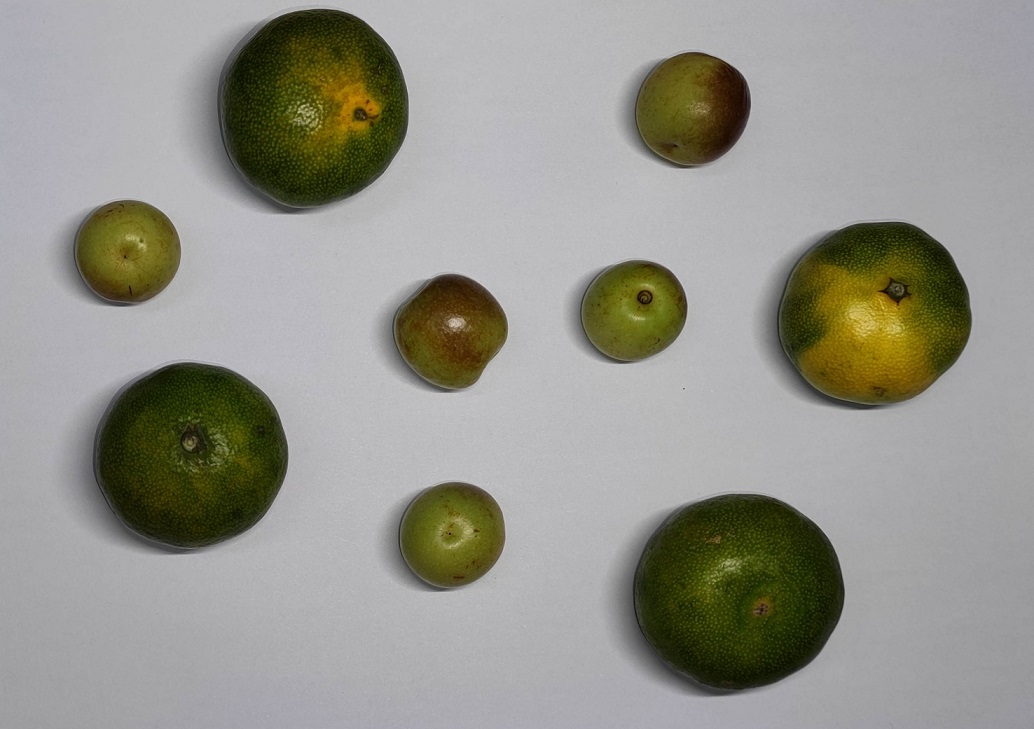
#> input picture 2021秋_视听觉信号处理/视觉部分/视觉实验二/tangerine&dates.jpg, 1034 x 729 px
$ python main.py
#> lines starting #> are read from the running program, lines starting #| are printed output that depends on the picture; after the words box and inside, x2 and y2 are one past the last pixel; in counts of white or black regions, pixels touching at a corner belong together
import numpy as np
import cv2 as cv


def distance(x1, y1, x2, y2):
    x1 = int(x1)
    y1 = int(y1)
    x2 = int(x2)
    y2 = int(y2)
    dis = ((x1 - x2) ** 2 + (y1 - y2) ** 2) ** 0.5
    return dis


def detect_fruit(img, minRadius, maxRadius, delta=50, width=7):
    circles = cv.HoughCircles(img, cv.HOUGH_GRADIENT, 1, 20,
                              param1=50, param2=30, minRadius=minRadius, maxRadius=maxRadius)
    circles = np.uint16(np.around(circles))

    circle_center = []
    center_copy = []

    for i in circles[0, :]:
        circle_center.append((i[0], i[1]))
        center_copy.append((i[0], i[1]))

    for i in range(len(circle_center)):
        for j in range(i + 1, len(circle_center)):
            x1, y1 = circle_center[i][0], circle_center[i][1]
            x2, y2 = circle_center[j][0], circle_center[j][1]
            if distance(x1, y1, x2, y2) < delta:
                center_copy.remove((circle_center[j][0], circle_center[j][1]))

    for i in range(len(center_copy)):
        cv.circle(img, center_copy[i], maxRadius, (0, 0, 0), width)

    return img, len(center_copy)


if __name__ == '__main__':
    img = cv.imread('tangerine&dates.jpg', 0)
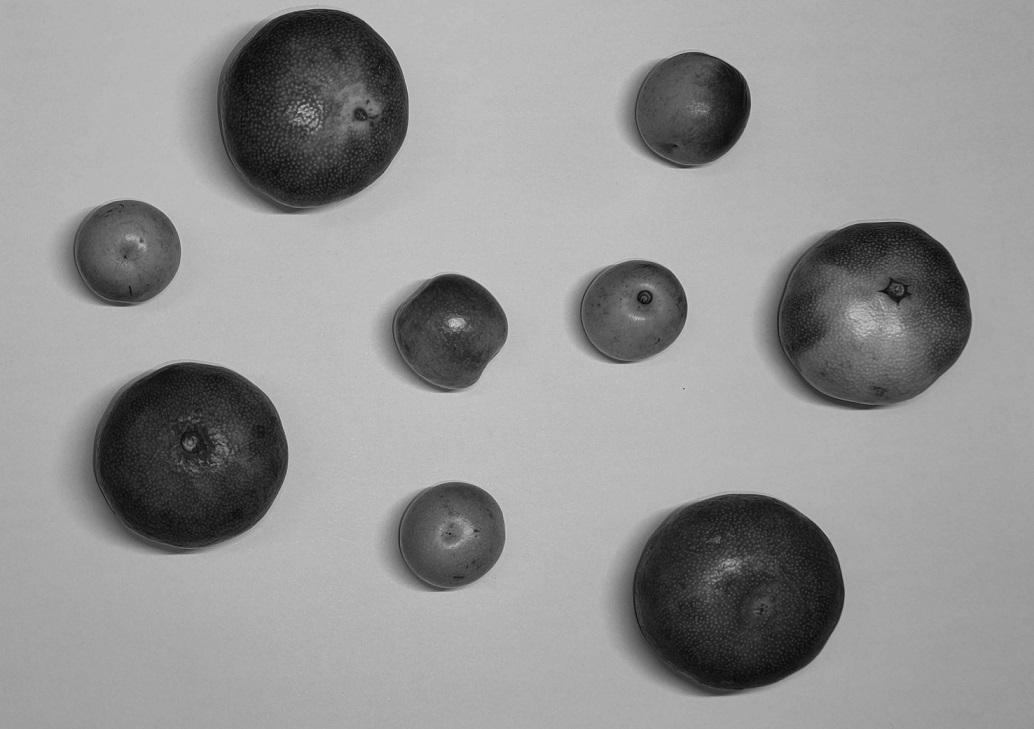
#> img: shape (729, 1034); min 5, max 210, mean 148.3
    img1, orange_num = detect_fruit(img.copy(), 90, 100)
#> in detect_fruit, `circles = cv.HoughCircles(img, cv.HOUGH_GRADIENT, 1, 20, param1=50, pa..`: circles = [[309.5, 105.5, 99.4], [193.5, 456.5, 95], [734.5, 589.5, 99.4], [871.5, 316.5, 90.6], [715.5, 597.5, 90.6]]
#> in detect_fruit, `circles = np.uint16(np.around(circles))`: circles = [[310, 106, 99], [194, 456, 95], [734, 590, 99], [872, 316, 91], [716, 598, 91]]
#> the loop in detect_fruit, `for i in circles[0, :]:` made 5 passes
#> after the loop in detect_fruit, `for i in circles[0, :]:`: center_copy = [(310, 106), (194, 456), (734, 590), (872, 316), (716, 598)]; circle_center has the same summary as center_copy
#> the loop in detect_fruit, `for i in range(len(circle_center)):` made 5 passes
#> after the loop in detect_fruit, `for i in range(len(circle_center)):`: center_copy = [(310, 106), (194, 456), (734, 590), (872, 316)]
#> the loop in detect_fruit, `for i in range(len(center_copy)):` made 4 passes
#> after the loop in detect_fruit, `for i in range(len(center_copy)):`:
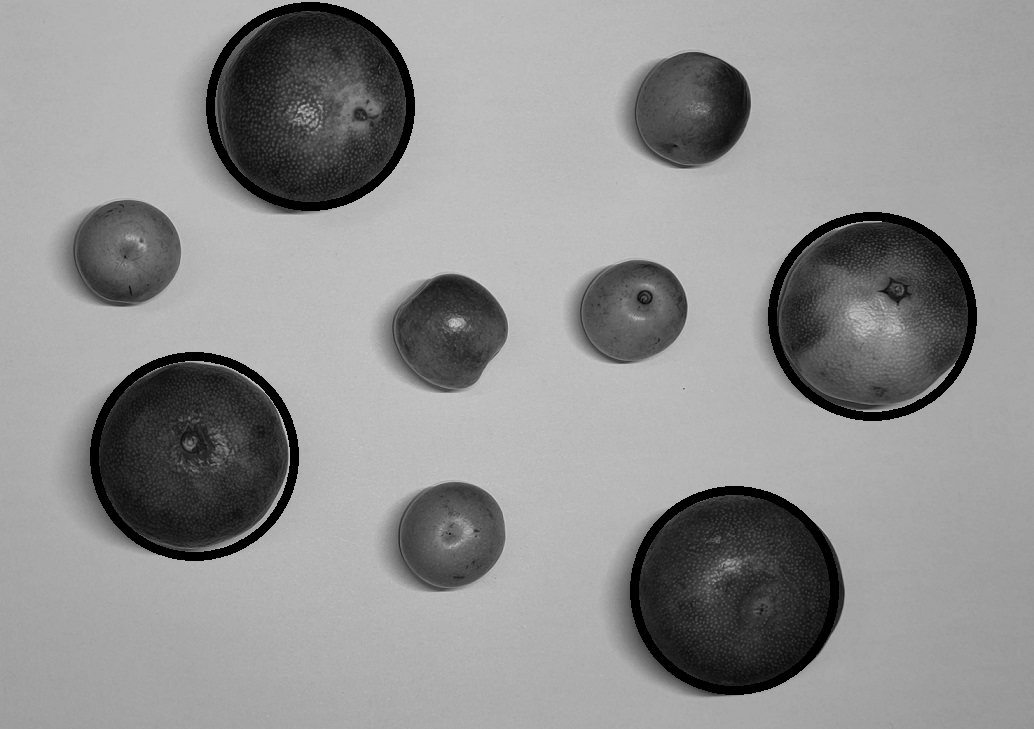
#> img: shape (729, 1034); 2.99% of pixels changed, all inside (x1, y1, x2, y2) = (90, 2, 977, 695)
#> orange_num = 4
    img2, jujube_num = detect_fruit(img1.copy(), 40, 50)
#> call 2 of detect_fruit, with minRadius = 40, maxRadius = 50, delta = 50, width = 7
#> in detect_fruit (call 2), `circles = cv.HoughCircles(img, cv.HOUGH_GRADIENT, 1, 20, param1=50, pa..`: circles = [[628.5, 313.5, 49.4], [131.5, 250.5, 49.4], [447.5, 540.5, 49.4], [441.5, 328.5, 46.1], [680.5, 118.5, 45], [700.5, 103.5, 49.4]]
#> in detect_fruit (call 2), `circles = np.uint16(np.around(circles))`: circles = [[628, 314, 49], [132, 250, 49], [448, 540, 49], [442, 328, 46], [680, 118, 45], [700, 104, 49]]
#> the loop in detect_fruit (call 2), `for i in circles[0, :]:` made 6 passes
#> after the loop in detect_fruit (call 2), `for i in circles[0, :]:`: center_copy = [(628, 314), (132, 250), (448, 540), (442, 328), (680, 118), (700, 104)]; circle_center has the same summary as center_copy
#> the loop in detect_fruit (call 2), `for i in range(len(circle_center)):` made 6 passes
#> after the loop in detect_fruit (call 2), `for i in range(len(circle_center)):`: center_copy = [(628, 314), (132, 250), (448, 540), (442, 328), (680, 118)]
#> the loop in detect_fruit (call 2), `for i in range(len(center_copy)):` made 5 passes
#> after the loop in detect_fruit (call 2), `for i in range(len(center_copy)):`:
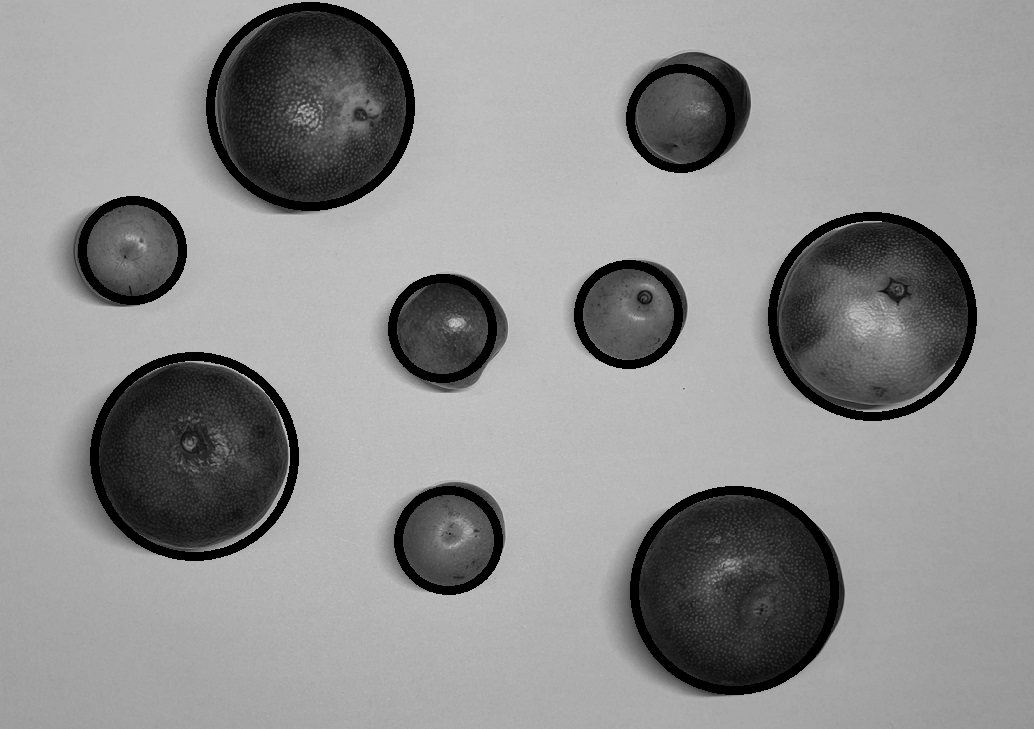
#> img: shape (729, 1034); 1.86% of pixels changed, all inside (x1, y1, x2, y2) = (78, 64, 735, 595)
#> jujube_num = 5
    print('orange number: ' + str(orange_num))
#| orange number: 4
    print('jujube number: ' + str(jujube_num))
#| jujube number: 5
    cv.imshow('img', img)
    cv.imshow('img1', img1)
    cv.imshow('img2', img2)
    cv.imwrite('orange.jpg', img1)
    cv.imwrite('orange_jujube.jpg', img2)
    denoise_img = cv.fastNlMeansDenoising(img, None, 10, 7, 21)
    cv.imshow('denoise', denoise_img)
    cv.imwrite('denoise_img.jpg', denoise_img)
    canny_img = cv.Canny(denoise_img, 100, 200)
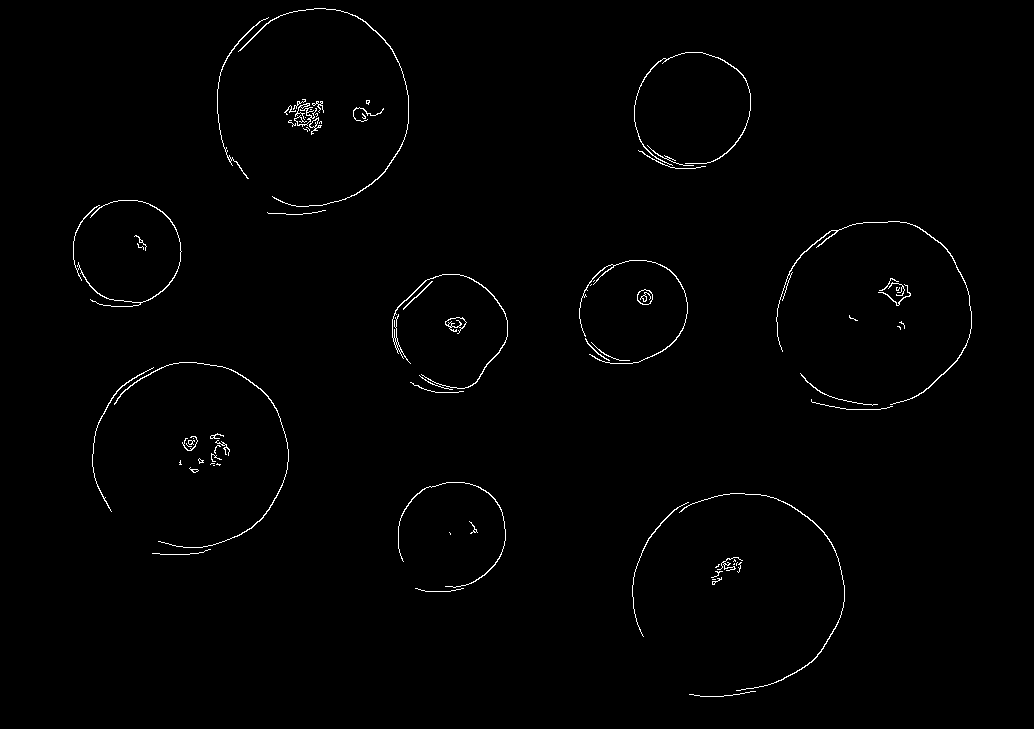
#> canny_img: shape (729, 1034); 0.92% white in thin lines or dots, all inside (x1, y1, x2, y2) = (73, 8, 972, 697)
    cv.imshow('canny_img', canny_img)
    cv.imwrite('canny_img.jpg', canny_img)
    cv.waitKey(0)
    cv.destroyAllWindows()
